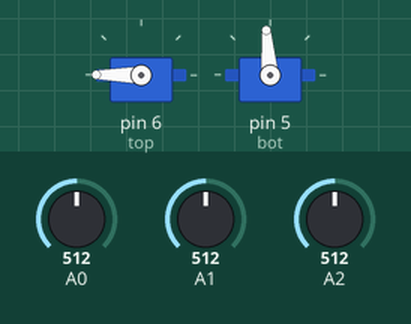
The sketch below on a simulated Arduino Uno, built with avr-gcc and run on an emulated ATmega328P. Parts: 2 × servo. Inputs (shaded band) come from the test bench; at power-on: A0 = 512, A1 = 512, A2 = 512.

Above: at 1.2 s.
1.3 s: A0 set to 492
2.8 s: A0 set to 474
At 3.8 s:
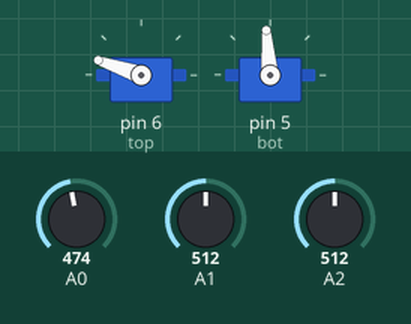
5.8 s: A1 set to 568
At 8.0 s:
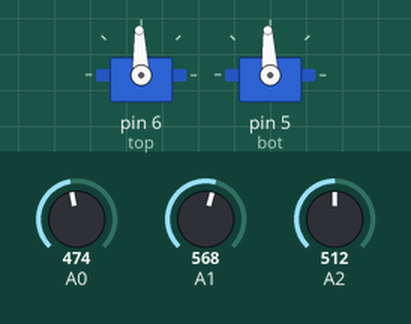
8.8 s: A1 set to 595
10.3 s: A2 set to 716
At 11.2 s:
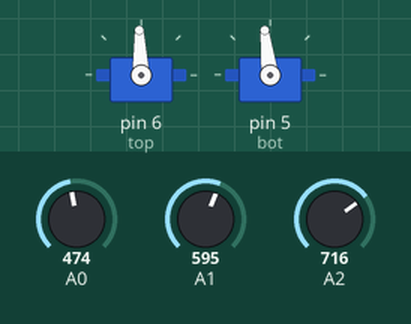
11.8 s: A1 set to 688
13.3 s: A1 set to 715
At 13.45 s:
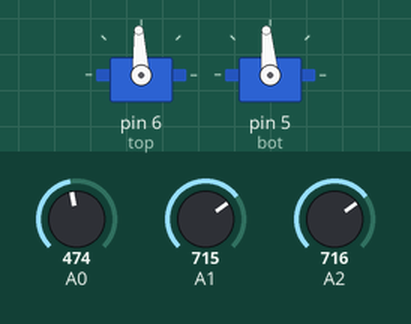
Timing chart, 0 to 17.3 s (numbered marks = the images above; inputs shaded):
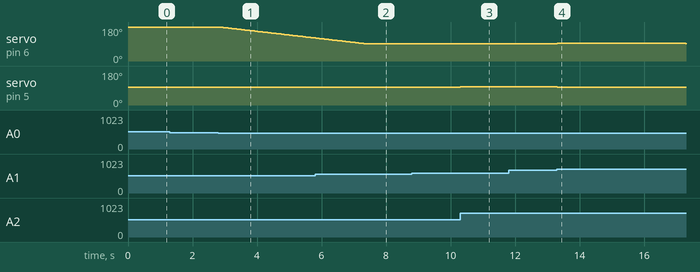

The sketch:

Heliostat_v2.ino
```cpp
#include <Servo.h>

Servo top, bot;

float p0, p1, p2;
const float tol1 = .02;
const float tol2 = .06;

int angle = 180;

void setup() {
  Serial.begin(9600);

  top.attach(6);
  bot.attach(5);

  top.write(angle);

  //93 to 180
  bot.write(95);
  //94 forward; 96 backward
}

void loop() {

  /*** OPTIMIZE BOTTOM SERVO ONLY IF NEEDED ***/
  if (!isBotOptimal(tol1)) {
    do {
      readPhotos();

      //reset
      if ((p0 + p1 + p2)/3 < 75) {
        //75 IS A PRE-SET VALUE DEPENDING ON THE LIGHT SOURCE
        angle = 180;
          top.write(angle);
      }

      if (p1 > p2) {
        bot.write(93);
      } else {
        bot.write(97);
      }

    } while (p2/p1 >= 1 + tol1 || p2/p1 <= 1 - tol1);

    bot.write(95);
  }
  /*** AT THIS POINT BOTTOM SERVO SHOULD BE OPTIMAL ***/

  /*** OPTIMIZE TOP SERVO ONLY IF NEEDED ***/
  while (!isTopOptimal()) {
    top.write(angle);

    if (!isBotOptimal(0.12) || angle < 93 || angle > 180) {
      if (angle < 93) angle = 93;
      else if (angle > 180) angle = 180;
      break;
    }

    delay(50);
    readPhotos();
    if (p0 > (p1 + p2)/2) angle++;
    else angle--;
  }
  /*** AT THIS POINT TOP SERVO SHOULD BE OPTIMAL ***/

  //time between checking OPTIMAL STATUS
  //delay(100);
}

boolean isBotOptimal(float tol) {
  readPhotos();
  return (p2/p1 < 1 + tol && p2/p1 > 1 - tol);
}

boolean isTopOptimal() {
  readPhotos();
  float val = 2 * p0 / (p1 + p2);
  return (val < 1 + tol2 && val > 1 - tol2);
}

void readPhotos() {
  p0 = analogRead(A0);
  p1 = analogRead(A1);
  p2 = analogRead(A2);
}
```

Measured:
- the behaviour switches between 482 and 481 on A0 (found by bisection; images 0 and 1)
- after the input at 1.3 s, every drawn part: stays the same
- after the input at 2.8 s, servo on pin 6 (top): moves from 180° to 122° over 2.9 s, starting after 0.05 s
- after the input at 5.8 s, servo on pin 5 (bot): 95° → 93° after 1.5 s
- after the input at 8.8 s, every drawn part: stays the same
- after the input at 10.3 s, servo on pin 5 (bot): 93° → 97° at once
- after the input at 11.8 s, every drawn part: stays the same
- after the input at 13.3 s, servo on pin 6 (top): 92° → 93° at once, → 92° 4.0 s later; servo on pin 5 (bot): 97° → 95° at once
